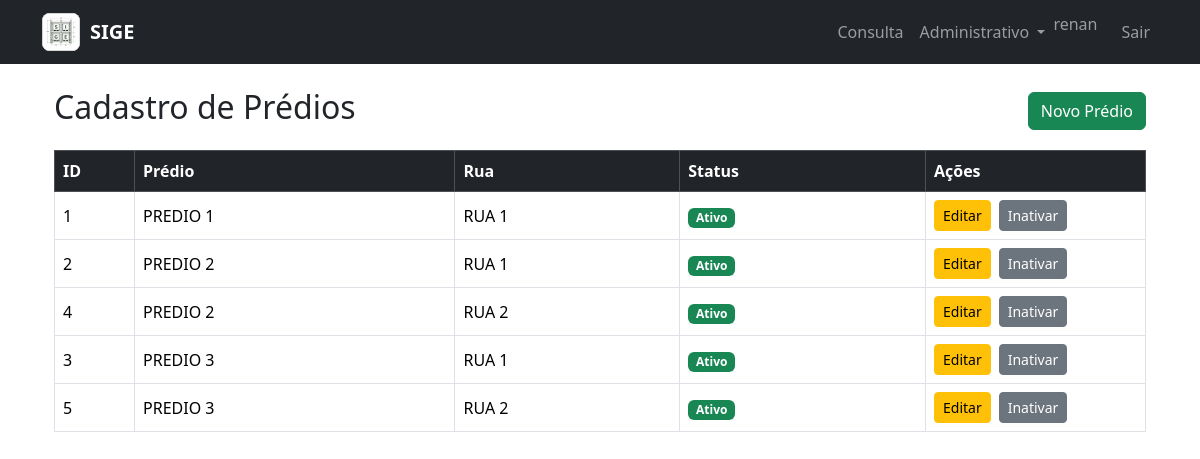
The app's page /admin/predios/ (signed in) with its own data.
### app/models/predio.py (models this page shows)
class Predio(db.Model):
    __tablename__ = "predio"
    id = db.Column(
        db.Integer,
        primary_key=True
    )
    nome = db.Column(
        db.String(50),
        nullable=False
    )
    rua_id = db.Column(
        db.Integer,
        db.ForeignKey("rua.id"),
        nullable=False
    )
    ativo = db.Column(
        db.Boolean,
        default=True
    )
    data_cadastro = db.Column(
        db.DateTime,
        default=datetime.utcnow
    )
    modulos = db.relationship(
        "Modulo",
        backref="predio",
        lazy=True,
        cascade="all, delete-orphan"
    )

### app/models/rua.py (models this page shows)
class Rua(db.Model):
    __tablename__ = "rua"
    id = db.Column(
        db.Integer,
        primary_key=True
    )
    nome = db.Column(
        db.String(50),
        nullable=False,
        unique=True
    )
    descricao = db.Column(
        db.String(200)
    )
    ativo = db.Column(
        db.Boolean,
        default=True
    )
    data_cadastro = db.Column(
        db.DateTime,
        default=datetime.utcnow
    )
    predios = db.relationship(
        "Predio",
        backref="rua",
        lazy=True,
        cascade="all, delete-orphan"
    )

### app/routes/predio.py (the view)
@predio_bp.route("/")
def listar():
    predios = Predio.query.order_by(
        Predio.nome
    ).all()
    return render_template(
        "predio/listar.html",
        predios=predios
    )

### app/templates/predio/listar.html (shortened to what this page needs)
{% extends "base.html" %}
{% block content %}
<div class="container mt-4">
    <div class="d-flex justify-content-between align-items-center mb-3">
        <h2>Cadastro de Prédios</h2>
        <a
            href="{{ url_for('predio.novo') }}"
            class="btn btn-success">
            Novo Prédio
        </a>
    </div>
    <div class="table-responsive">
        <table class="table table-bordered table-hover align-middle">
            <thead class="table-dark">
                <tr>
                    <th width="80">
                        ID
                    </th>
                    <th>
                        Prédio
                    </th>
                    <th>
                        Rua
                    </th>
                    <th>
                        Status
                    </th>
                    <th width="220">
                        Ações
                    </th>
                </tr>
            </thead>
            <tbody>
                {% for predio in predios %}
                    <tr>
                        <td>
                            {{ predio.id }}
                        </td>
                        <td>
                            {{ predio.nome }}
                        </td>
                        <td>
                            {{ predio.rua.nome }}
                        </td>
                        <td>
                            {% if predio.ativo %}
                                <span class="badge text-bg-success">
                                    Ativo
                                </span>
                            {% else %}
                                <span class="badge text-bg-secondary">
                                    Inativo
                                </span>
                            {% endif %}
                        </td>
                        <td>
                            <div class="d-flex flex-wrap gap-2">
                                <a
                                    href="{{ url_for('predio.editar', id=predio.id) }}"
                                    class="btn btn-warning btn-sm">
                                    Editar
                                </a>
                                <form
                                    method="POST"
                                    action="{{ url_for('predio.alternar_status', id=predio.id) }}">
                                    <button
                                        type="submit"
                                        class="btn btn-sm {% if predio.ativo %}btn-secondary{% else %}btn-success{% endif %}"
                                        onclick="return confirm('{% if predio.ativo %}Deseja inativar este prédio e toda a estrutura abaixo dele?{% else %}Deseja ativar este prédio e toda a estrutura abaixo dele?{% endif %}')">
                                        {% if predio.ativo %}
                                            Inativar
                                        {% else %}
                                            Ativar
                                        {% endif %}
                                    </button>
                                </form>
                            </div>
                        </td>
                    </tr>
                {% endfor %}
            </tbody>
        </table>
    </div>
</div>
{% endblock %}

### app/templates/base.html (shortened to what this page needs)
<!DOCTYPE html>
<html lang="pt-BR">
<head>
    <link
        href="https://cdn.jsdelivr.net/npm/bootstrap@5.3.3/dist/css/bootstrap.min.css"
        rel="stylesheet">
</head>
<body>
<nav class="navbar navbar-expand-lg navbar-dark bg-dark">
    <div class="container">
        <a
            class="navbar-brand sige-marca"
            href="{% if request.path.startswith('/admin') %}{{ url_for('home.dashboard') }}{% else %}{{ url_for('consulta.index') }}{% endif %}">
            <img
                src="{{ url_for('static', filename='img/sige-icone.png') }}"
                alt="Logo do SIGE"
                class="sige-logo-navbar">
            <span>
                SIGE
            </span>
        </a>
        <div
            class="collapse navbar-collapse"
            id="menu">
            <ul class="navbar-nav ms-auto">
                <li class="nav-item">
                    <a
                        class="nav-link"
                        href="{{ url_for('consulta.index') }}">
                        Consulta
                    </a>
                </li>
                {% if session.get("usuario_id") %}
                    <li class="nav-item dropdown">
                        <a
                            class="nav-link dropdown-toggle"
                            href="#"
                            role="button"
                            data-bs-toggle="dropdown"
                            aria-expanded="false">
                            Administrativo
                        </a>
                    </li>
                    <li class="nav-item">
                        <span class="navbar-text me-3">
                            {{ session.get("usuario_nome") }}
                        </span>
                    </li>
                    <li class="nav-item">
                        <a
                            class="nav-link"
                            href="{{ url_for('auth.logout') }}">
                            Sair
                        </a>
                    </li>
                {% endif %}
            </ul>
        </div>
    </div>
</nav>
<div class="container mt-4">
    {% block content %}
    {% endblock %}
</div>
</body>
</html>

### app/templates/base.html (style rules this page uses)
.sige-logo-navbar { width: 38px; height: 38px; object-fit: cover; border-radius: 8px; background-color: #ffffff; }
.sige-marca { display: inline-flex; align-items: center; gap: 10px; font-weight: 600; }

### records on screen
Predio: id "1", nome "PREDIO 1", rua.nome "RUA 1", ativo "Ativo"
Predio: id "2", nome "PREDIO 2", rua.nome "RUA 1", ativo "Ativo"
Predio: id "4", nome "PREDIO 2", rua.nome "RUA 2", ativo "Ativo"
Predio: id "3", nome "PREDIO 3", rua.nome "RUA 1", ativo "Ativo"
Predio: id "5", nome "PREDIO 3", rua.nome "RUA 2", ativo "Ativo"

### other values on screen
{{ session.get("usuario_nome") }} "renan"
